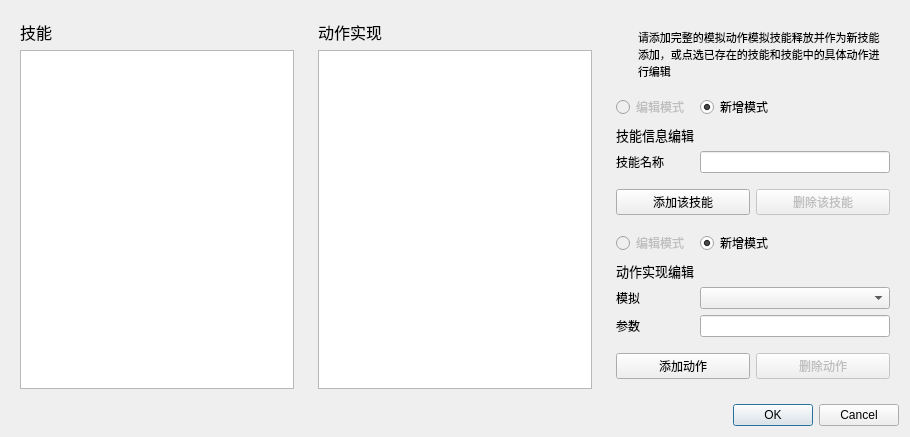
<?xml version="1.0" encoding="UTF-8"?>
<ui version="4.0">
 <class>Dialog</class>
 <widget class="QDialog" name="Dialog">
  <property name="geometry">
   <rect>
    <x>0</x>
    <y>0</y>
    <width>910</width>
    <height>437</height>
   </rect>
  </property>
  <property name="windowTitle">
   <string>技能组编辑</string>
  </property>
  <layout class="QVBoxLayout" name="verticalLayout_3">
   <item>
    <layout class="QHBoxLayout" name="horizontalLayout">
     <item>
      <widget class="QFrame" name="LFrame">
       <property name="frameShape">
        <enum>QFrame::NoFrame</enum>
       </property>
       <property name="frameShadow">
        <enum>QFrame::Raised</enum>
       </property>
       <layout class="QVBoxLayout" name="verticalLayout_4">
        <item>
         <layout class="QVBoxLayout" name="verticalLayout_2">
          <item>
           <widget class="QLabel" name="label">
            <property name="font">
             <font>
              <pointsize>12</pointsize>
             </font>
            </property>
            <property name="text">
             <string>技能</string>
            </property>
           </widget>
          </item>
          <item>
           <widget class="QListWidget" name="SkillListWidget">
            <property name="dragEnabled">
             <bool>true</bool>
            </property>
            <property name="dragDropMode">
             <enum>QAbstractItemView::InternalMove</enum>
            </property>
            <property name="defaultDropAction">
             <enum>Qt::MoveAction</enum>
            </property>
           </widget>
          </item>
         </layout>
        </item>
       </layout>
      </widget>
     </item>
     <item>
      <widget class="QFrame" name="MFrame">
       <property name="minimumSize">
        <size>
         <width>0</width>
         <height>0</height>
        </size>
       </property>
       <property name="frameShape">
        <enum>QFrame::NoFrame</enum>
       </property>
       <property name="frameShadow">
        <enum>QFrame::Raised</enum>
       </property>
       <layout class="QVBoxLayout" name="verticalLayout_8">
        <item>
         <layout class="QVBoxLayout" name="verticalLayout_7">
          <item>
           <widget class="QLabel" name="label_5">
            <property name="font">
             <font>
              <pointsize>12</pointsize>
             </font>
            </property>
            <property name="text">
             <string>动作实现</string>
            </property>
           </widget>
          </item>
          <item>
           <widget class="QListWidget" name="ActionListWidget">
            <property name="dragEnabled">
             <bool>true</bool>
            </property>
            <property name="dragDropMode">
             <enum>QAbstractItemView::InternalMove</enum>
            </property>
            <property name="defaultDropAction">
             <enum>Qt::MoveAction</enum>
            </property>
           </widget>
          </item>
         </layout>
        </item>
       </layout>
      </widget>
     </item>
     <item>
      <widget class="QFrame" name="RFrame">
       <property name="frameShape">
        <enum>QFrame::NoFrame</enum>
       </property>
       <property name="frameShadow">
        <enum>QFrame::Raised</enum>
       </property>
       <layout class="QGridLayout" name="gridLayout_2">
        <item row="1" column="0">
         <layout class="QVBoxLayout" name="verticalLayout_5">
          <item>
           <widget class="QFrame" name="R1Frame">
            <property name="sizePolicy">
             <sizepolicy hsizetype="Preferred" vsizetype="Fixed">
              <horstretch>0</horstretch>
              <verstretch>0</verstretch>
             </sizepolicy>
            </property>
            <property name="frameShape">
             <enum>QFrame::NoFrame</enum>
            </property>
            <property name="frameShadow">
             <enum>QFrame::Raised</enum>
            </property>
            <layout class="QHBoxLayout" name="horizontalLayout_4">
             <item>
              <layout class="QHBoxLayout" name="horizontalLayout_2">
               <item>
                <widget class="QLabel" name="label_9">
                 <property name="sizePolicy">
                  <sizepolicy hsizetype="Fixed" vsizetype="Fixed">
                   <horstretch>0</horstretch>
                   <verstretch>0</verstretch>
                  </sizepolicy>
                 </property>
                 <property name="text">
                  <string/>
                 </property>
                 <property name="pixmap">
                  <pixmap resource="../gui_resource/app.qrc">:/pic/info.svg</pixmap>
                 </property>
                </widget>
               </item>
               <item>
                <widget class="QLabel" name="label_8">
                 <property name="sizePolicy">
                  <sizepolicy hsizetype="Preferred" vsizetype="Fixed">
                   <horstretch>0</horstretch>
                   <verstretch>0</verstretch>
                  </sizepolicy>
                 </property>
                 <property name="font">
                  <font>
                   <pointsize>8</pointsize>
                  </font>
                 </property>
                 <property name="text">
                  <string>请添加完整的模拟动作模拟技能释放并作为新技能添加，或点选已存在的技能和技能中的具体动作进行编辑</string>
                 </property>
                 <property name="wordWrap">
                  <bool>true</bool>
                 </property>
                </widget>
               </item>
              </layout>
             </item>
            </layout>
           </widget>
          </item>
          <item>
           <widget class="QFrame" name="R2Frame">
            <property name="frameShape">
             <enum>QFrame::NoFrame</enum>
            </property>
            <property name="frameShadow">
             <enum>QFrame::Raised</enum>
            </property>
            <layout class="QGridLayout" name="gridLayout_3">
             <property name="leftMargin">
              <number>0</number>
             </property>
             <property name="topMargin">
              <number>0</number>
             </property>
             <property name="rightMargin">
              <number>0</number>
             </property>
             <property name="bottomMargin">
              <number>0</number>
             </property>
             <item row="1" column="0">
              <layout class="QGridLayout" name="gridLayout">
               <item row="1" column="0">
                <widget class="QLabel" name="label_4">
                 <property name="font">
                  <font>
                   <pointsize>10</pointsize>
                   <bold>false</bold>
                  </font>
                 </property>
                 <property name="text">
                  <string>技能信息编辑</string>
                 </property>
                </widget>
               </item>
               <item row="2" column="1">
                <widget class="QLineEdit" name="skillNameEdit"/>
               </item>
               <item row="2" column="0">
                <widget class="QLabel" name="label_6">
                 <property name="toolTip">
                  <string>用于界面展示用的，自己看得懂就行</string>
                 </property>
                 <property name="text">
                  <string>技能名称</string>
                 </property>
                </widget>
               </item>
               <item row="0" column="0">
                <widget class="QRadioButton" name="EditSkillModel">
                 <property name="enabled">
                  <bool>false</bool>
                 </property>
                 <property name="text">
                  <string>编辑模式</string>
                 </property>
                </widget>
               </item>
               <item row="0" column="1">
                <widget class="QRadioButton" name="AddSkillModel">
                 <property name="text">
                  <string>新增模式</string>
                 </property>
                 <property name="checked">
                  <bool>true</bool>
                 </property>
                </widget>
               </item>
              </layout>
             </item>
            </layout>
           </widget>
          </item>
          <item>
           <widget class="QFrame" name="R3Frame">
            <property name="frameShape">
             <enum>QFrame::NoFrame</enum>
            </property>
            <property name="frameShadow">
             <enum>QFrame::Raised</enum>
            </property>
            <layout class="QHBoxLayout" name="horizontalLayout_6">
             <property name="leftMargin">
              <number>0</number>
             </property>
             <property name="topMargin">
              <number>0</number>
             </property>
             <property name="rightMargin">
              <number>0</number>
             </property>
             <property name="bottomMargin">
              <number>0</number>
             </property>
             <item>
              <layout class="QHBoxLayout" name="horizontalLayout_5">
               <item>
                <widget class="QPushButton" name="addSkillButton">
                 <property name="text">
                  <string>添加该技能</string>
                 </property>
                 <property name="autoDefault">
                  <bool>false</bool>
                 </property>
                </widget>
               </item>
               <item>
                <widget class="QPushButton" name="delSkillButton">
                 <property name="enabled">
                  <bool>false</bool>
                 </property>
                 <property name="text">
                  <string>删除该技能</string>
                 </property>
                 <property name="autoDefault">
                  <bool>false</bool>
                 </property>
                </widget>
               </item>
              </layout>
             </item>
            </layout>
           </widget>
          </item>
          <item>
           <widget class="QFrame" name="R4Frame">
            <property name="frameShape">
             <enum>QFrame::NoFrame</enum>
            </property>
            <property name="frameShadow">
             <enum>QFrame::Raised</enum>
            </property>
            <layout class="QGridLayout" name="gridLayout_6">
             <property name="leftMargin">
              <number>0</number>
             </property>
             <property name="topMargin">
              <number>0</number>
             </property>
             <property name="rightMargin">
              <number>0</number>
             </property>
             <property name="bottomMargin">
              <number>0</number>
             </property>
             <item row="0" column="0">
              <layout class="QGridLayout" name="gridLayout_5">
               <item row="1" column="0">
                <widget class="QLabel" name="label_7">
                 <property name="font">
                  <font>
                   <pointsize>10</pointsize>
                   <bold>false</bold>
                  </font>
                 </property>
                 <property name="text">
                  <string>动作实现编辑</string>
                 </property>
                </widget>
               </item>
               <item row="3" column="0">
                <widget class="QLabel" name="label_3">
                 <property name="text">
                  <string>参数</string>
                 </property>
                </widget>
               </item>
               <item row="2" column="1">
                <widget class="QComboBox" name="simulationSelect"/>
               </item>
               <item row="2" column="0">
                <widget class="QLabel" name="label_2">
                 <property name="text">
                  <string>模拟</string>
                 </property>
                </widget>
               </item>
               <item row="3" column="1">
                <widget class="QLineEdit" name="simulationArg1"/>
               </item>
               <item row="0" column="0">
                <widget class="QRadioButton" name="EditActionModel">
                 <property name="enabled">
                  <bool>false</bool>
                 </property>
                 <property name="text">
                  <string>编辑模式</string>
                 </property>
                </widget>
               </item>
               <item row="0" column="1">
                <widget class="QRadioButton" name="AddActionModel">
                 <property name="text">
                  <string>新增模式</string>
                 </property>
                 <property name="checked">
                  <bool>true</bool>
                 </property>
                </widget>
               </item>
              </layout>
             </item>
            </layout>
           </widget>
          </item>
          <item>
           <widget class="QFrame" name="R5Frame">
            <property name="frameShape">
             <enum>QFrame::NoFrame</enum>
            </property>
            <property name="frameShadow">
             <enum>QFrame::Raised</enum>
            </property>
            <layout class="QHBoxLayout" name="horizontalLayout_3">
             <property name="leftMargin">
              <number>0</number>
             </property>
             <property name="topMargin">
              <number>0</number>
             </property>
             <property name="rightMargin">
              <number>0</number>
             </property>
             <property name="bottomMargin">
              <number>0</number>
             </property>
             <item>
              <layout class="QGridLayout" name="gridLayout_4">
               <item row="0" column="0">
                <widget class="QPushButton" name="AddActionButton">
                 <property name="text">
                  <string>添加动作</string>
                 </property>
                 <property name="autoDefault">
                  <bool>false</bool>
                 </property>
                </widget>
               </item>
               <item row="0" column="1">
                <widget class="QPushButton" name="delActionButton">
                 <property name="enabled">
                  <bool>false</bool>
                 </property>
                 <property name="text">
                  <string>删除动作</string>
                 </property>
                 <property name="autoDefault">
                  <bool>false</bool>
                 </property>
                </widget>
               </item>
              </layout>
             </item>
            </layout>
           </widget>
          </item>
         </layout>
        </item>
       </layout>
      </widget>
     </item>
    </layout>
   </item>
   <item>
    <widget class="QDialogButtonBox" name="buttonBox">
     <property name="orientation">
      <enum>Qt::Horizontal</enum>
     </property>
     <property name="standardButtons">
      <set>QDialogButtonBox::Cancel|QDialogButtonBox::Ok</set>
     </property>
    </widget>
   </item>
  </layout>
 </widget>
 <resources>
  <include location="../gui_resource/app.qrc"/>
 </resources>
 <connections>
  <connection>
   <sender>buttonBox</sender>
   <signal>accepted()</signal>
   <receiver>Dialog</receiver>
   <slot>accept()</slot>
   <hints>
    <hint type="sourcelabel">
     <x>248</x>
     <y>254</y>
    </hint>
    <hint type="destinationlabel">
     <x>157</x>
     <y>274</y>
    </hint>
   </hints>
  </connection>
  <connection>
   <sender>buttonBox</sender>
   <signal>rejected()</signal>
   <receiver>Dialog</receiver>
   <slot>reject()</slot>
   <hints>
    <hint type="sourcelabel">
     <x>316</x>
     <y>260</y>
    </hint>
    <hint type="destinationlabel">
     <x>286</x>
     <y>274</y>
    </hint>
   </hints>
  </connection>
 </connections>
</ui>
